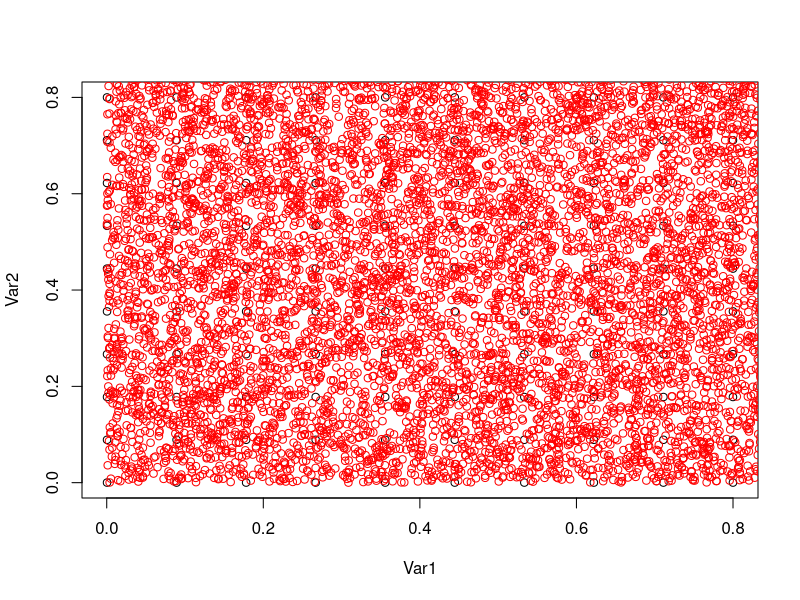
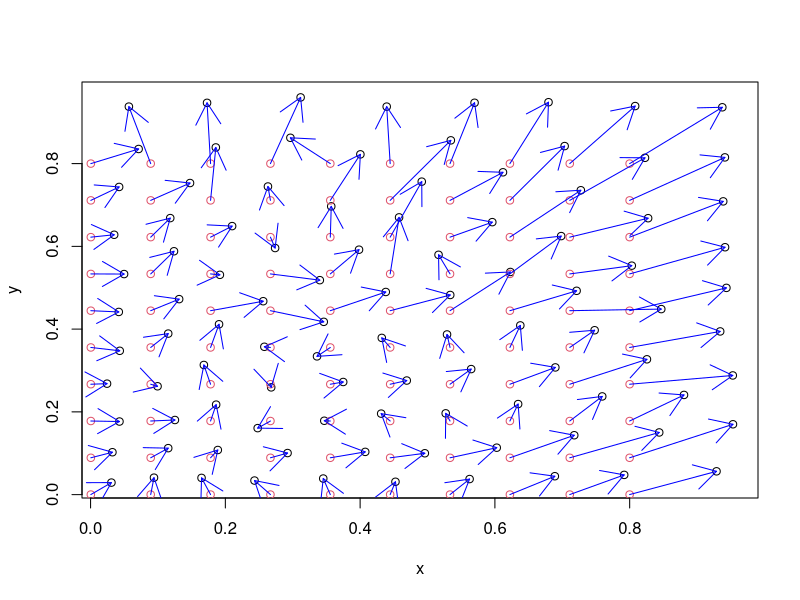

Write the R code that produced these figures, in order.
##grid clustering.

x<-runif(10000)
y<-runif(10000)
test.data.frame<-cbind(x,y)
max.x<-.8*max(x)
min.x<-1.2*min(x)
max.y<-.8*max(y)
min.y<-1.2*min(y)
grid.x<-seq(min.x:max.x)
gridx<-seq(from=min.x,to=max.x,length.out=10)
gridy<-seq(from=min.y,to=max.y,length.out=10)
grid<-expand.grid(gridx,gridy)
plot(grid)
points(test.data.frame, col="red")

xy.km <- kmeans(test.data.frame, centers=grid)
plot(centers<-xy.km$centers)
points(grid,col=34)
arrows(x0=grid[,1], y0=grid[,2], x1=centers[,1], y1=centers[,2], col="blue")
